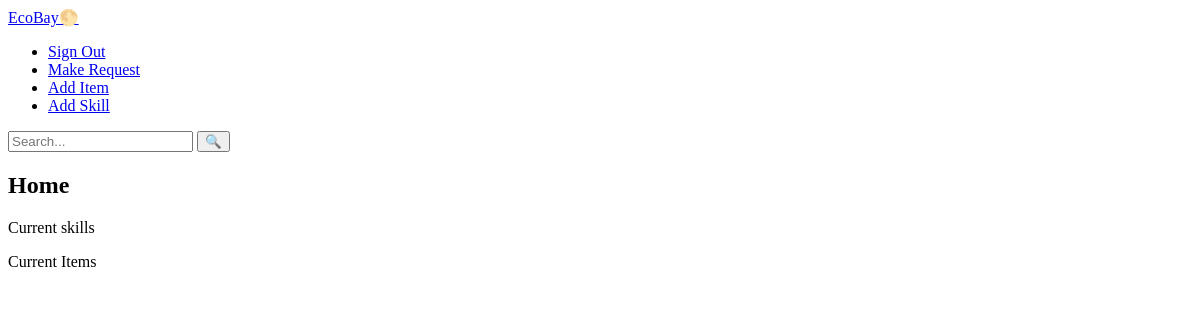
Before: / (signed in) with the older database file.
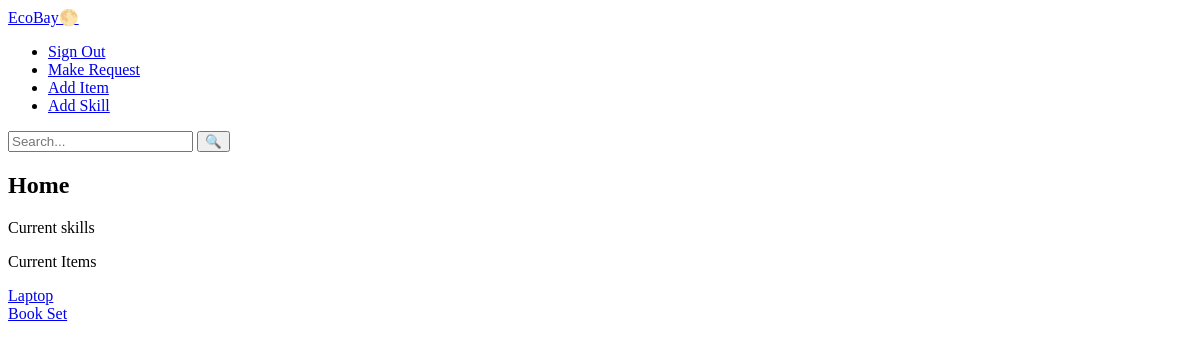
After: the same page with the newer database file.
### EcoBayApp/models.py (models this page shows)
class Item(models.Model):
    id = models.AutoField(primary_key=True)
    image_url = models.URLField(max_length=500)
    created_at = models.DateTimeField(auto_now_add=True)
    name = models.CharField(max_length=20)
    description = models.CharField(max_length=200)
    amount = models.DecimalField(max_digits=5, decimal_places=2)
    is_active = models.BooleanField(default=True)
    user = models.ForeignKey(User, on_delete=models.CASCADE)
    category = models.ForeignKey(Category, on_delete=models.CASCADE)

### EcoBayApp/views.py (the view)
# urls.py: 2. Add a URL to urlpatterns:  path('', views.home, name='home')
def home(request):
    try:
        skills = Skill.objects.all()
        items = Item.objects.all()
    except Exception as e:
        return render(request, 'index.html', {'error': str(e)})
    return render(request, 'index.html', {
        'skills': skills,
        'items': items,
    })

### EcoBayApp/templates/index.html (shortened to what this page needs)
{% extends 'layout.html' %}
{% block content %}
<h2>Home</h2>
<div class="main-div">
    <p>Current skills</p>
</div>
<div class="main-div">
    <p>Current Items</p>
    {% if items %}
        {% for item in items %}
        <div class="item-div">
        <a href="{% url 'get_item' item.id %}">
        {{ item.name }}
        </a>
        </div>
        {% endfor %}
    {% endif %}
</div>
{% endblock %}

### EcoBayApp/templates/layout.html (shortened to what this page needs)
{% load static %}
<!DOCTYPE html>
<html lang="en">
  <head>
    <link
      rel="stylesheet"
      href="https://cdnjs.cloudflare.com/ajax/libs/font-awesome/4.7.0/css/font-awesome.min.css"
    />
    <link rel="stylesheet" href="{% static 'styles.css' %}" />
  </head>
  <body>
    <div class="title-div">
      <a href="{% url 'home' %}" class="nav-brand">EcoBay🌕</a>
    </div>
    <div class="bottom-navbar">
      <div class="nav-container">
        <ul class="nav-links">
      {% if user.is_authenticated %}
        <li><a href="{% url 'logout_view' %}">Sign Out</a></li>
        <li><a href="{% url 'request_skill' %}">Make Request</a></li>
        <li><a href="{% url 'add_item' %}">Add Item</a></li>
        <li><a href="{% url 'add_skill' %}">Add Skill</a></li>
      {% endif %}
    </ul>
        <form class="search-container" method="get" action="{% url 'search' %}">
          <input placeholder="Search..." id="search" type="search" name="search"/>
          <button type="submit">🔍</button>
        </form>
      </div>
    </div>
    <main>
  {% block content %}
  {% endblock %}
    </main>
  </body>
</html>

Changed rows visible on the page:
added Item: name "Laptop"
added Item: name "Book Set"
